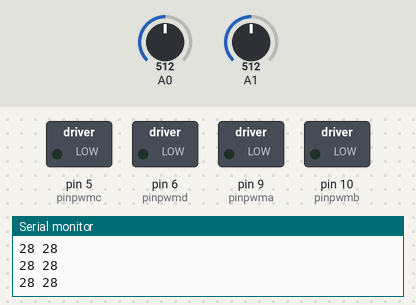
The sketch below on a simulated Arduino Nano, built with avr-gcc and run on an emulated ATmega328P. On the bench: switched loads named in the sketch (green lamp = pin HIGH), the last lines printed to the serial monitor. The inputs (shaded band) are chosen by the test bench; at power-on: A0 = 512, A1 = 512.

Above: at 1.2 s.
1.3 s: A0 set to 544
2.8 s: A0 set to 573
At 3.4 s:
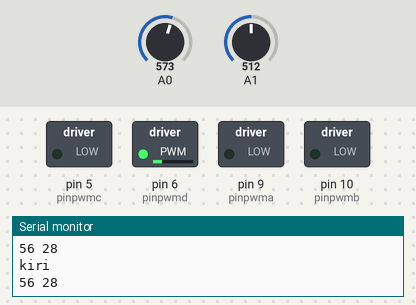
4.3 s: A0 set to 306
At 4.9 s:
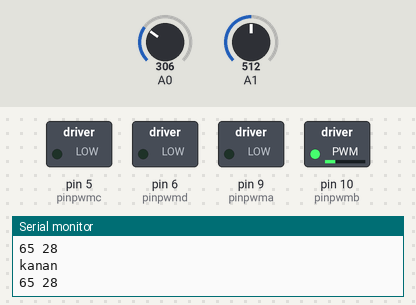
5.8 s: A1 set to 546
7.3 s: A1 set to 577
8.9 s: A0 set to 122
At 9.6 s:
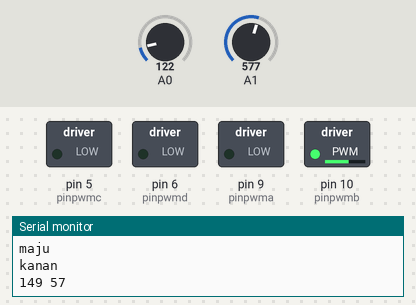
Timing chart, 0 to 11.4 s (numbered marks = the images above; inputs shaded):
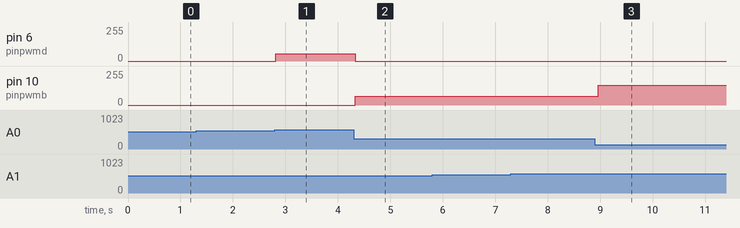

Measured:
- the behaviour switches between 561 and 562 on A0 (found by bisection; images 0 and 1)
- after the input at 2.8 s, pin 6 (pinpwmd): 0/255 → 56/255 at once
- after the input at 4.3 s, pin 6 (pinpwmd): 56/255 → 0/255 at once; pin 10 (pinpwmb): 0/255 → 65/255 at once
- after the input at 8.9 s, pin 10 (pinpwmb): 65/255 → 149/255 after 0.06 s

The sketch:

Joystick_kursiroda.ino
```cpp
//arduino nano, 2 bts7960, 2 motor dc

//motor kanan
int pinpwma = 9;
int pinpwmb = 10;
//motor kiri
int pinpwmc = 5;
int pinpwmd = 6;
int speedx;
int speedx1;
void setup() {
 Serial.begin(9600);
 pinMode(pinpwma, OUTPUT);
 pinMode(pinpwmb, OUTPUT);
 pinMode(pinpwmc, OUTPUT);
 pinMode(pinpwmd, OUTPUT);
}
void loop() {
int dataadc1 = analogRead(A0);
int dataadc2 = analogRead(A1);
//Serial.print(dataadc1);
//Serial.print(" ");
//Serial.println(dataadc2);
speedx = map(dataadc1, 450, 1010, 0, 255);
speedx1 = map(dataadc2, 450, 1010, 0, 255);
if(speedx > 255){
  speedx = 255;
  }

if(speedx1 > 255){
  speedx1 = 255;
  }
//maju
if(speedx1 > 50){
  Serial.println("maju");
  speedx1 = speedx1 * 1;
  analogWrite(pinpwma,speedx);
  analogWrite(pinpwmb,speedx1);
  analogWrite(pinpwmc,speedx);
  analogWrite(pinpwmd,speedx1);
  }
//mundur
if(speedx1 < 0){
  Serial.println("mundur");
  speedx1 = speedx1 * -1;
  analogWrite(pinpwma,speedx1);
  analogWrite(pinpwmb,speedx);
  analogWrite(pinpwmc,speedx1);
  analogWrite(pinpwmd,speedx);
  }

if(speedx > 50){
  Serial.println("kiri");
  analogWrite(pinpwma,0);
  analogWrite(pinpwmb,0);
  analogWrite(pinpwmc,0);
  analogWrite(pinpwmd,speedx);
  }
if(speedx < 0){
  Serial.println("kanan");
  speedx = speedx * -1;
  analogWrite(pinpwma,0);
  analogWrite(pinpwmb,speedx);
  analogWrite(pinpwmc,0);
  analogWrite(pinpwmd,0);
  }
if((speedx > 0)&&(speedx < 50)&&(speedx1 > 0)&&(speedx1 < 50)){
  analogWrite(pinpwma,0);
  analogWrite(pinpwmb,0);
  analogWrite(pinpwmc,0);
  analogWrite(pinpwmd,0);
}

Serial.print(speedx);
Serial.print(" ");
Serial.println(speedx1);

delay(100);

}
```
